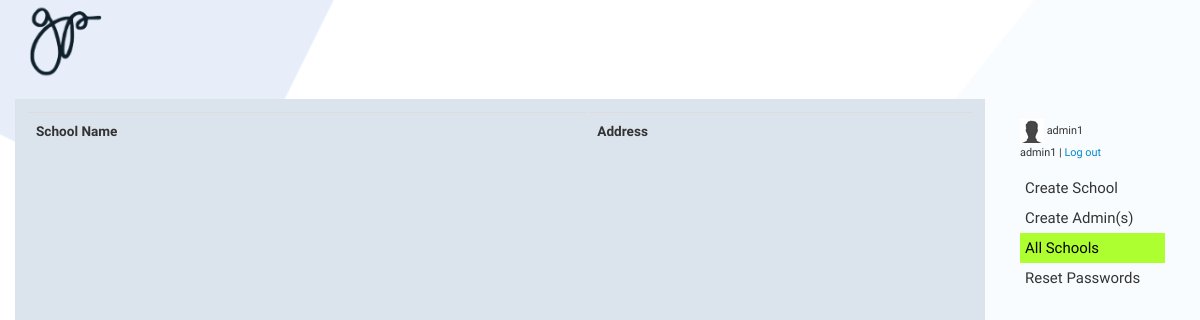
Page /admin1/all_schools.php (signed in) on the earlier database version.
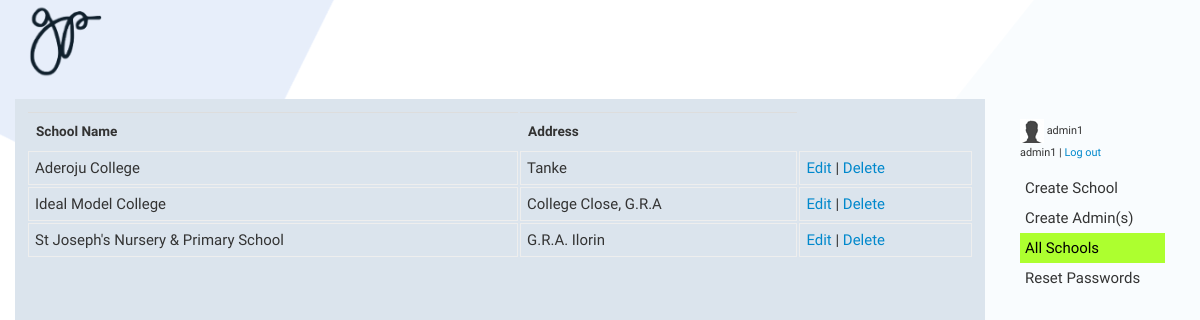
Same page on the later database version.
### tables this page shows
CREATE TABLE `school` (
  `id` int(11) NOT NULL,
  `name` varchar(255) NOT NULL,
  `address` varchar(255) NOT NULL,
  `username` varchar(255) NOT NULL
);

### admin1/includes/all_schools.inc.php (the view)
<?php
$c = "select * from school order by name";
$cresult = mysqli_query($cnx,$c);
?>
<table class="table">
    <tr><th>School Name</th><th>Address</th></tr>
    <tbody id='go'>
    <?php
    while($crow = mysqli_fetch_array($cresult)){
      $id = $crow['id'];
      ?>
    <tr class="bolder"><td><?php echo $crow['name']; ?></td><td><?php echo $crow['address']; ?></td>
    <td><a href='edit_school.php?cmd=editsch&id=<?php echo $id;?>'> Edit </a> | <a href='delete_school.php?cmd=delsch&id=<?php echo $id;?>'> Delete </a></td>
    </tr>
  <?php } ?>
</tbody></table>

### includes/header.php (shortened to what this page needs)
<!DOCTYPE html>
<head>
    <link rel="stylesheet" type="text/css" media="screen" href="../css/ui-lightness/jquery-ui-1.7.3.custom.css" />
    <link href="../css/bootstrap.css" rel="stylesheet" media="screen">
    <link href="../css/bootstrap-responsive.css" rel="stylesheet" media="screen">
    <link rel="stylesheet" type="text/css" media="print" href="../css/print.css" />
    <link rel="stylesheet" type="text/css" media="screen" href="../css/style.css" />
</head>

### admin1/all_schools.php (shortened to what this page needs)
<?php
include('../cnx.php');
?>
<?php include('../includes/header.php'); ?>
<body class="admin">
<div class="container">
     <div class="row">
     <div class="span2"><img src="../img/logo.png" /></div>
     </div>
    <div class="row">
    <div class="span10 alpha workarea">
         <?php include('includes/all_schools.inc.php'); ?>
    </div>
                  <div class="span2 dash">
       <?php include('includes/dash.inc.php'); ?>
          </div>
        </div>
</div>
</body>
</html>

### admin1/includes/dash.inc.php (shortened to what this page needs)
<?php
$currentPage = basename($_SERVER['SCRIPT_NAME']);
?>
              <ul>
         <p class="acctname"><img src="../img/avatar.jpg" /> <?php echo $_SESSION['logname']; ?> <br /> <?php echo $_SESSION['who']; ?> | <a href='../logout.php?logout=1'>Log out</a></p>
         <li <?php if ($currentPage =='create_school.php') {echo 'id="here"';} ?>><a href="create_school.php">Create School </a></li>
         <li <?php if ($currentPage =='create_admin.php') {echo 'id="here"';} ?>><a href="create_admin.php">Create Admin(s) </a></li>
         <li <?php if ($currentPage =='all_schools.php') {echo 'id="here"';} ?>><a href="all_schools.php">All Schools</a></li>
         <li <?php if ($currentPage =='super_resetpassword.php') {echo 'id="here"';} ?>><a href="super_resetpassword.php">Reset Passwords</a></li>
         </ul>

### css/style.css (style rules this page uses)
@media (min-width: 679px) { body.admin { background: #eee; background: url('../img/bgee.png'); background-repeat: no-repeat; background-attachment: fixed } }
body.home, body.admin { font-family: SourceSansPro-ExtraLight, sans-serif; font-family: 'Maven Pro', sans-serif; color: #333; font-size: 0.85em; }
p { color: #333; }
.workarea { background: #dbe4ed; position: relative; top: 20px; min-height: 960px; }
.span2.dash { position: relative; top: 40px; left: -20px; }
.dash ul li { list-style: none; }
.dash ul li a:link { color:#333; padding: 5px; display: block; text-decoration: none; font-size: 1.1em; }
.dash ul li#here a { color:#000; background: greenyellow; text-decoration: none; }
p.acctname { font-size: 0.8em; }
.workarea table { padding: 6px }
tr.bolder td { font-size: 1.1em; padding: 6px; border: 1px solid #eee; }
.workarea form, table.table { padding: 11px }
table tr td { padding: 0 8px }

Differences in the rows shown:
added school: name "Aderoju College", address "Tanke"
added school: name "Ideal Model College", address "College Close, G.R.A"
added school: name "St Joseph's Nursery & Primary School", address "G.R.A. Ilorin"
